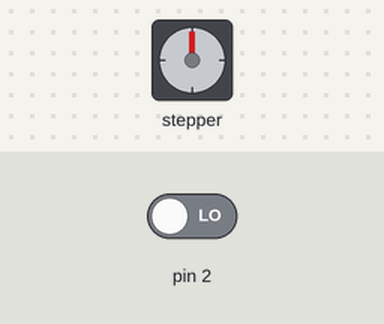
Simulated run of this sketch. Board: Arduino Uno, built with avr-gcc and run on an emulated ATmega328P. Parts: stepper motor. The test bench sets the inputs (shaded band); at power-on: pin 2 LOW. Stepper angles assume 200 steps per turn; what the sketch prints to the serial monitor is not drawn.

Above: at 3.5 s.
3.6 s: pin 2 driven HIGH
7.1 s: pin 2 driven LOW
Timing chart, 0 to 17.9 s (numbered marks = the images above; inputs shaded):
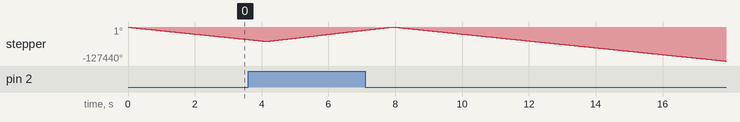

The sketch:

stepper_code.ino
```cpp
#include <Stepper.h>
const int stepsPerRevolution = 200;
   // change this to fit the number of steps per revolution
int count=0;
// for your motor

// initialize the stepper library on pins 8 through 11:
Stepper myStepper(stepsPerRevolution, 7, 8);

void setup() {
// pinMode(2,INPUT);
  // set the speed at 5000 rpm:
  myStepper.setSpeed(5000);
  // initialize the serial port:
  Serial.begin(9600);
}
void loop() {
int x=digitalRead(2);
  if (x==HIGH)
  {
 // step one revolution  in one direction:
  for(int x=0; x<50; x++){
     Serial.println("working");
     Serial.println("clockwise");
     myStepper.step(stepsPerRevolution);
     count++;
     Serial.println(count);
  }
  }

 //step one revolution in the other direction:
 if (x==LOW)
 {
  for(int x=0; x<50; x++){
     Serial.println("working");
Serial.println("counterclockwise");
  myStepper.step(-stepsPerRevolution); }
}
}
```
